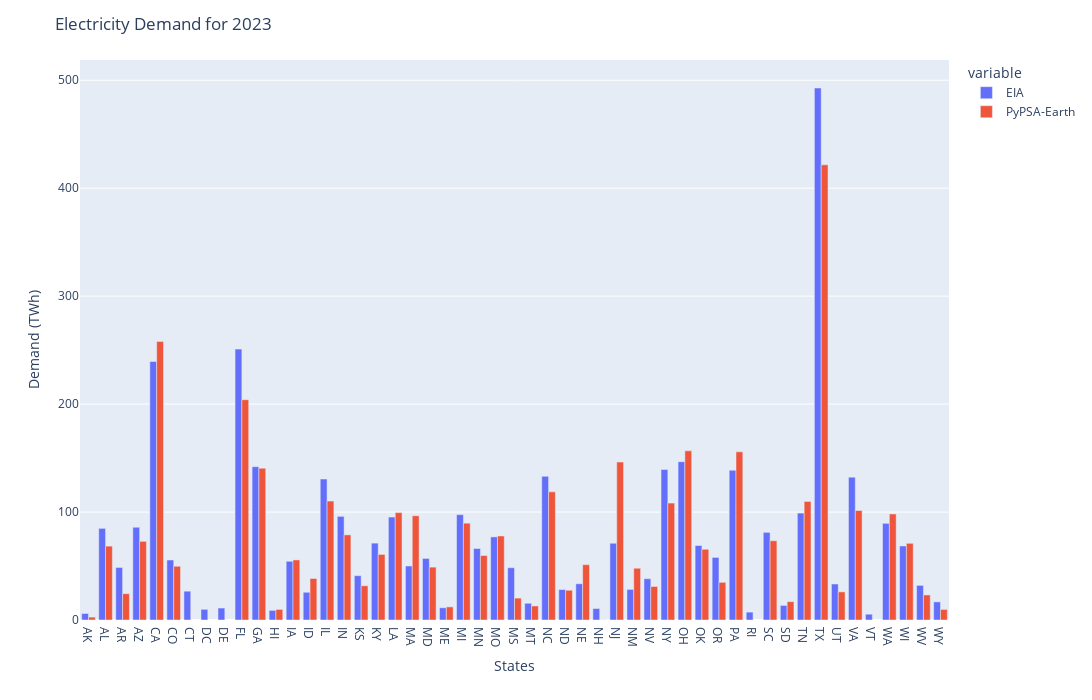

Here is the notebook cell this chart was saved with:
### Code cell
fig = px.bar(demand_total, barmode='group')
fig.update_layout(width=2500, 
                  height=700, 
                  yaxis_title='Demand (TWh)',
                  xaxis_title='States',
                  title=f'Electricity Demand for {horizon}')
fig.show()

### Figure 1 — Plotly figure (JSON) as saved in the notebook; plotly's stock layout.template omitted (floating-point values rounded to 4 significant figures)
{"data": [{"alignmentgroup": "True", "hovertemplate": "variable=EIA<br>index=%{x}<br>value=%{y}<extra></extra>", "legendgroup": "EIA", "marker": {"color": "#636efa", "pattern": {"shape": ""}}, "name": "EIA", "offsetgroup": "EIA", "orientation": "v", "showlegend": true, "textposition": "auto", "type": "bar", "x": ["AK", "AL", "AR", "AZ", "CA", "CO", "CT", "DC", "DE", "FL", "GA", "HI", "IA", "ID", "IL", "IN", "KS", "KY", "LA", "MA", "MD", "ME", "MI", "MN", "MO", "MS", "MT", "NC", "ND", "NE", "NH", "NJ", "NM", "NV", "NY", "OH", "OK", "OR", "PA", "RI", "SC", "SD", "TN", "TX", "UT", "VA", "VT", "WA", "WI", "WV", "WY"], "xaxis": "x", "y": [6.025, 84.88, 48.65, 85.92, 239.5, 55.57, 26.68, 9.88, 11.08, 250.9, 142.0, 8.927, 54.4, 25.67, 130.6, 96.0, 41.05, 71.22, 95.37, 50.01, 57.03, 11.34, 97.59, 66.22, 76.98, 48.42, 15.51, 133.1, 28.2, 33.57, 10.63, 71.1, 28.35, 38.25, 139.4, 146.6, 68.98, 57.98, 138.7, 7.301, 81.2, 13.51, 99.05, 492.8, 33.34, 132.3, 5.364, 89.55, 68.56, 32.07, 16.79], "yaxis": "y"}, {"alignmentgroup": "True", "hovertemplate": "variable=PyPSA-Earth<br>index=%{x}<br>value=%{y}<extra></extra>", "legendgroup": "PyPSA-Earth", "marker": {"color": "#EF553B", "pattern": {"shape": ""}}, "name": "PyPSA-Earth", "offsetgroup": "PyPSA-Earth", "orientation": "v", "showlegend": true, "textposition": "auto", "type": "bar", "x": ["AK", "AL", "AR", "AZ", "CA", "CO", "CT", "DC", "DE", "FL", "GA", "HI", "IA", "ID", "IL", "IN", "KS", "KY", "LA", "MA", "MD", "ME", "MI", "MN", "MO", "MS", "MT", "NC", "ND", "NE", "NH", "NJ", "NM", "NV", "NY", "OH", "OK", "OR", "PA", "RI", "SC", "SD", "TN", "TX", "UT", "VA", "VT", "WA", "WI", "WV", "WY"], "xaxis": "x", "y": [2.69, 68.45, 24.39, 72.86, 257.9, 49.79, NaN, NaN, NaN, 204.1, 140.6, 9.82, 55.65, 38.44, 110.2, 78.87, 31.71, 60.75, 99.48, 96.57, 48.99, 12.15, 89.69, 59.74, 77.84, 20.29, 13.02, 118.7, 27.55, 51.25, 0.07, 146.3, 47.96, 31.02, 108.3, 156.7, 65.51, 34.9, 155.8, NaN, 73.42, 16.98, 109.8, 421.6, 26.07, 101.4, NaN, 98.23, 71.05, 23.21, 9.82], "yaxis": "y"}], "layout": {"barmode": "group", "height": 700, "legend": {"title": {"text": "variable"}, "tracegroupgap": 0}, "margin": {"t": 60}, "title": {"text": "Electricity Demand for 2023"}, "width": 2500, "xaxis": {"anchor": "y", "domain": [0, 1], "title": {"text": "States"}}, "yaxis": {"anchor": "x", "domain": [0, 1], "title": {"text": "Demand (TWh)"}}}}
